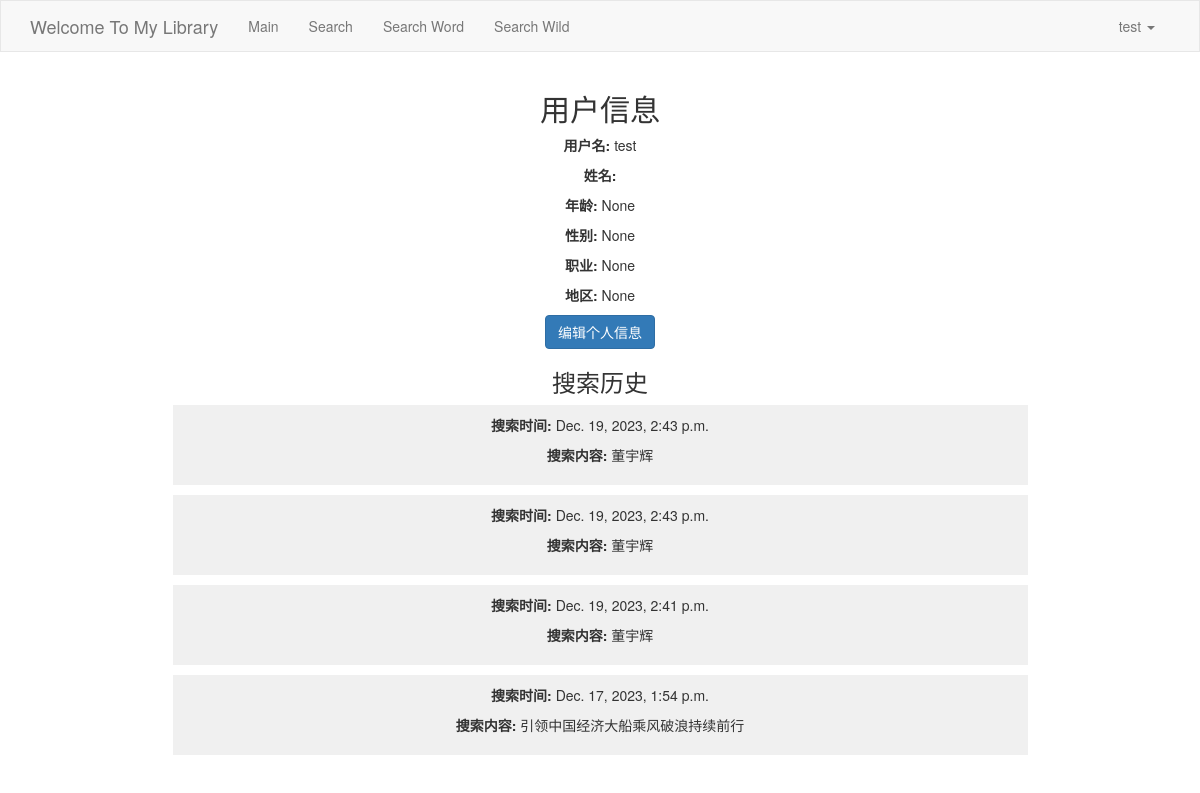
Page /user_information/ (signed in) on the earlier database version.
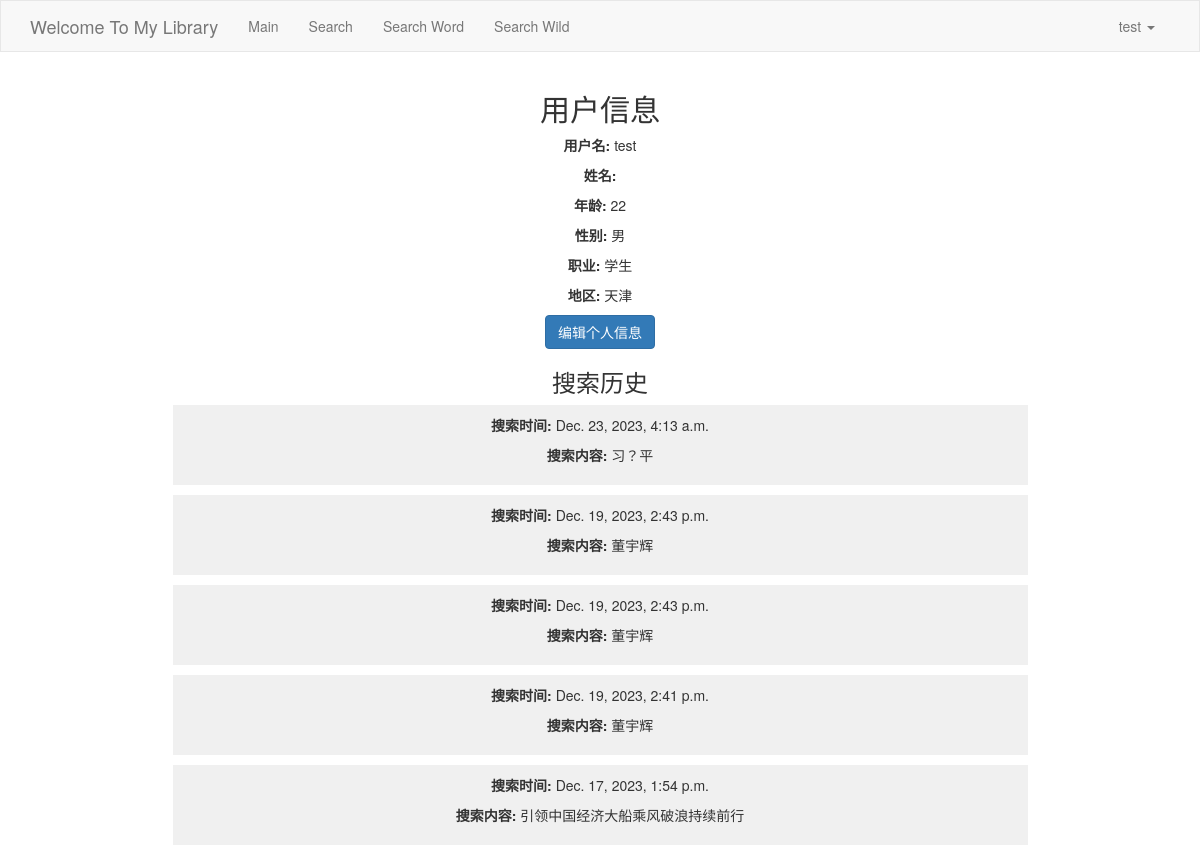
Same page on the later database version.
### App0/models.py (models this page shows, shortened)
class Users(AbstractBaseUser, PermissionsMixin):
    user_id = models.AutoField(primary_key=True)
    username = models.CharField(max_length=100, unique=True)
    password = models.CharField(max_length=100)
    firstname = models.CharField(max_length=100)
    lastname = models.CharField(max_length=100)
    is_active = models.BooleanField(default=True)  # 通常您会需要这个字段
    is_staff = models.BooleanField(default=False)  # 对于管理站点的访问
    last_login = models.DateTimeField(null=True, blank=True)  # 添加缺失的字段
    date_joined = models.DateTimeField(default=datetime.now)
    objects = CustomUserManager()
    USERNAME_FIELD = 'username'
    REQUIRED_FIELDS = []
    class Meta:
        db_table = 'users'
    def __str__(self):
        return self.username

class UserInfo(models.Model):
    user = models.OneToOneField(get_user_model(), on_delete=models.CASCADE)
    age = models.IntegerField(null=True, blank=True)
    gender = models.CharField(max_length=10, null=True, blank=True)
    occupation = models.CharField(max_length=100, null=True, blank=True)
    region = models.CharField(max_length=100, null=True, blank=True)
    class Meta:
        db_table = 'user_info'

class SearchHistory(models.Model):
    user = models.ForeignKey(get_user_model(), on_delete=models.CASCADE)
    query = models.CharField(max_length=255)
    timestamp = models.DateTimeField(auto_now_add=True)
    class Meta:
        db_table = 'search_history'

### App0/account.py (the view)
# urls.py: path('user_information/', account.user_information),
@login_required
def user_information(request):
    print(request)
    user_info = request.user
    print(user_info)
    search_history = SearchHistory.objects.filter(user_id=user_info.user_id).order_by('-timestamp')
    return render(request, 'user_information.html', {'user': user_info, 'search_history': search_history})

### App0/templates/user_information.html
{% extends 'layout.html' %}
{% block content %}
<div class="container" style="text-align: center;">
    <div class="user-info" style="margin-bottom: 20px;">
        <h2>用户信息</h2>
        <p><strong>用户名:</strong> {{ user.username }}</p>
        <p><strong>姓名:</strong> {{ user.first_name }} {{ user.last_name }}</p>
        <p><strong>年龄:</strong> {{ user.userinfo.age }}</p>
        <p><strong>性别:</strong> {{ user.userinfo.gender }}</p>
        <p><strong>职业:</strong> {{ user.userinfo.occupation }}</p>
        <p><strong>地区:</strong> {{ user.userinfo.region }}</p>
        <p><a href="/edit_info/" class="btn btn-primary">编辑个人信息</a></p>
    </div>
    <div class="search-history" style="width: 75%; margin: auto;">
        <h3>搜索历史</h3>
        {% if search_history %}
            <ul style="list-style: none; padding: 0;">
                {% for record in search_history %}
                    <li style="background-color: #f0f0f0; margin-bottom: 10px; padding: 10px;">
                        <p><strong>搜索时间:</strong> {{ record.timestamp }}</p>
                        <p><strong>搜索内容:</strong> {{ record.query }}</p>
                    </li>
                {% endfor %}
            </ul>
        {% else %}
            <p>暂无搜索历史记录。</p>
        {% endif %}
    </div>
</div>
{% endblock %}

### App0/templates/layout.html (shortened to what this page needs)
<!DOCTYPE html>
<html lang="en">
<head>
    <link rel="stylesheet" href="../static/plugins/bootstrap-3.4.1/css/bootstrap.css">
    <link rel="stylesheet" href="../static/plugins/font-awesome-4.7.0/css/font-awesome.css">
</head>
<body>
    <nav class="navbar navbar-default">
        <div class="container">
            <div class="navbar-header">
                <a class="navbar-brand" href="https://lib.nankai.edu.cn/">Welcome To My Library</a>
            </div>
            <div class="collapse navbar-collapse" id="bs-example-navbar-collapse-1">
                <ul class="nav navbar-nav">
                    <li><a href="/index/">Main</a></li>
                    <li><a href="/search/">Search</a></li>
                    <li><a href="/search_word/">Search Word</a></li>
                    <li><a href="/search_wildcard/">Search Wild</a></li>
                </ul>
                <ul class="nav navbar-nav navbar-right">
                    {% if user.is_authenticated %}
                        <li class="dropdown">
                            <a href="#" class="dropdown-toggle" data-toggle="dropdown" role="button" aria-haspopup="true" aria-expanded="false">
                                {{ user.username }} <span class="caret"></span>
                            </a>
                        </li>
                    {% else %}
                        <li><a href="/logup/">LogUp</a></li>
                        <li><a href="/login/">Login</a></li>
                    {% endif %}
                </ul>
            </div>
        </div>
    </nav>
    <div>
        {% block content %}{% endblock %}
    </div>
</body>
</html>

Differences in the rows shown:
changed Users "test": userinfo.age "None" → "22"; userinfo.gender "None" → "男"; userinfo.occupation "None" → "学生"; userinfo.region "None" → "天津"
added SearchHistory: timestamp "Dec. 23, 2023, 4:13 a.m.", query "习？平"
